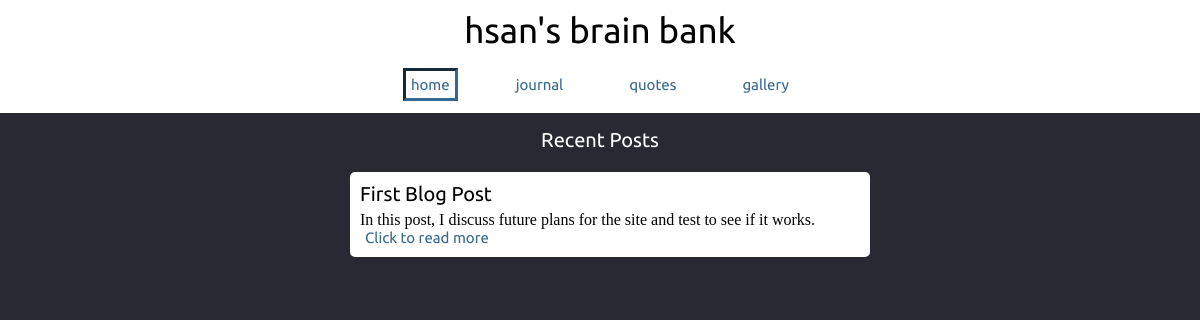
The page / on the database its author committed.
### tables this page shows
CREATE TABLE post (
    id INTEGER PRIMARY KEY AUTOINCREMENT,
    created TIMESTAMP DEFAULT CURRENT_TIMESTAMP,
    title TEXT NOT NULL,
    description TEXT NOT NULL,
    body TEXT NOT NULL
);

### brainbank/routes.py (the view)
@with_appcontext
@current_app.route('/')
def home():
    posts = db.get_posts(orderByDate=True)
    return render_template('home.html', current='home', posts=posts)

### brainbank/db.py (called while the page is built, shortened)
def get_db():
    if 'db' not in g:
        g.db = sqlite3.connect(
            app.config['DATABASE_URI'],
            detect_types=sqlite3.PARSE_DECLTYPES
        )
        g.db.row_factory = sqlite3.Row
    return g.db

def query_db(query, args=()):
    cur = get_db().execute(query, args)
    rv = cur.fetchall()
    cur.close()
    return rv

def get_posts(startDate=None, endDate=None, orderByDate=False, \
              tags=None, id=None, values=["*"], limit=None):
    query = 'SELECT '
    args = []
    query += ', '.join(values)
    query += ' FROM post '
    firstInList = True
    if startDate:
        query += 'WHERE '
        query += '? <= post.created '
        args.append(startDate)
        firstInList = False
    if orderByDate:
        query += 'ORDER BY post.created DESC '
    if limit:
        query += 'LIMIT ? '
        args.append(limit)
    return query_db(query, list(args))

### brainbank/templates/home.html
{% extends 'layout.html' %}
{% block content %}
    <div class="title">Recent Posts</div>
    <div class="content">
        {% for i in range(1) %}
            {% include 'post-snippet.html' %}
        {% endfor %}
    </div>
{% endblock %}

### brainbank/templates/post-snippet.html
<div class="post-snippet">
    <h2>{{ posts[i].title }}</h2>
    <div>{{ posts[i].description }}</div>
    <a href=" {{ '/post/%s'%posts[i].id }}">Click to read more</a>
</div>

### brainbank/static/css/main.css (style rules this page uses)
html, body { margin: 0; height: 100%; }
h2 { font: 20px 'Ubuntu', 'Lucida Bright'; margin: 0 0 5px 0; }
a { color: #35698f; font: 15px 'Ubuntu', 'Lucida Bright'; padding: 5px 5px; text-decoration: None; }
.title { color: white; font: 20px 'Ubuntu', 'Lucida Bright'; margin: 15px 0 0 0; }
.content { display: flex; flex-direction: column; justify-content: center; margin: 20px 0px; width: 500px; }
.post-snippet { background-color: white; border-radius: 5px; padding: 10px 10px; width: 500px; }

### rows shown on the page
post: title "First Blog Post", description "In this post, I discuss future plans for the site and test to see if it works."
